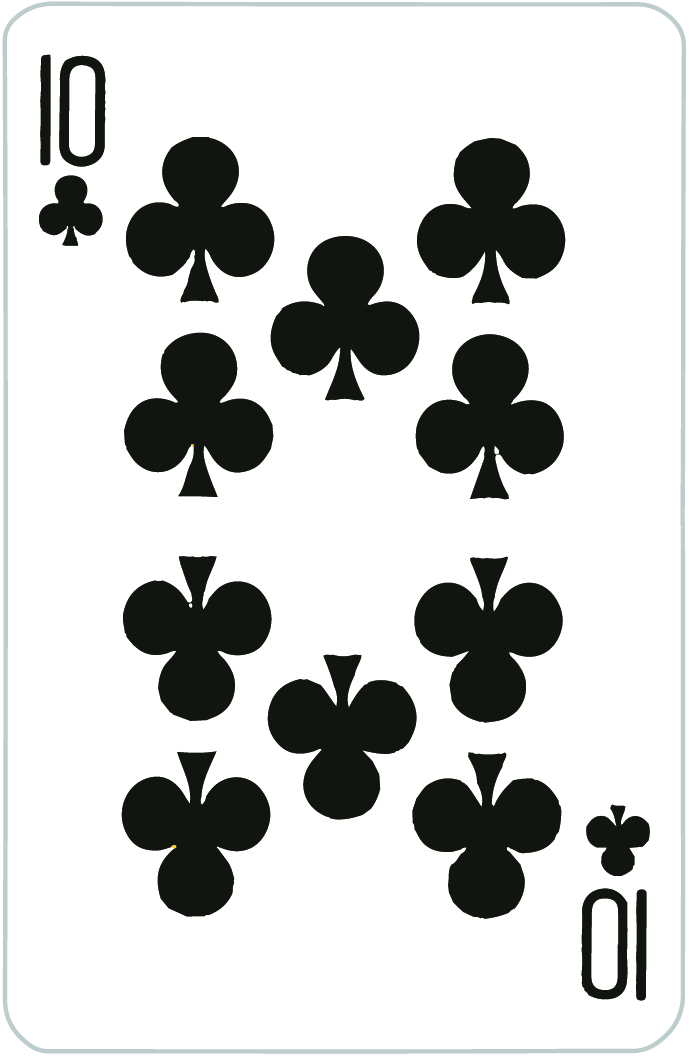
#> input picture !!not preprocessed dataset/card_deck2/C10.jpg, 691 x 1056 px, found by its file name
$ jupyter execute --allow-errors '1222 _헤밍턴고려.ipynb'
#> lines starting #> are read from the running program, lines starting #| are printed output that depends on the picture; after the words box and inside, x2 and y2 are one past the last pixel; in counts of white or black regions, pixels touching at a corner belong together
[cell 1]
import cv2
import numpy as np
import matplotlib.pyplot as plt
import os, math

[cell 2]
def preprocess_perspective(file_name):
    ## contours를 찾는 작업
    tresh_min = 100
    tresh_max = 255

    image = cv2.imread(file_name)
    im_bw = cv2.cvtColor(image, cv2.COLOR_BGR2GRAY)
    thresh, im_bw = cv2.threshold(im_bw, tresh_min, tresh_max, 0)
    contours, hierarchy = cv2.findContours(im_bw, cv2.RETR_TREE, cv2.CHAIN_APPROX_SIMPLE)

    # 모서리를 찾는 작업
    rects = [cv2.minAreaRect(each) for each in contours]
    rects = [(a,b,c) for a, b, c  in rects if ((b[0]*b[1]>9000))] # 값 9000은 추후 수정 필요
    if len(rects)>1:
        return "too many cards" # 사각형을 여러개 찾았으니 error 표시

    box = cv2.boxPoints(rect)

    box = box[np.argsort(box[:, 1])]
    if box[0][0]>box[1][0]:
        temp = box[0].copy()
        box[0] = box[1]
        box[1] = temp
    if box[2][0]<box[3][0]:
        temp = box[2].copy()
        box[2] = box[3]
        box[3] = temp
    # wrapPerspective 하는 작업
    maxWidth = 100
    maxHeight = 120
    dst = np.array([[0,0],[maxWidth-1,0],[maxWidth-1,maxHeight-1],[0, maxHeight-1]], np.float32)
    M = cv2.getPerspectiveTransform(box,dst)
    warp = cv2.warpPerspective(image, M, (maxWidth, maxHeight),borderValue = (255,255,255)) # warp에 이미지 담김
    warp = cv2.cvtColor(warp,cv2.COLOR_BGR2GRAY)

    # wrap 이미지랑 꼭지점 담긴 행렬 돌려줌
    return warp #, temp_rect

[cell 3]
tresh_min = 150
tresh_max = 255

#> (a cell that did not finish here is left out)

#> (a cell that did not finish here is left out)

흑백이미지로 바꿈

#> (a cell that did not finish here is left out)

원래 카드랑 비교해보기

[cell 7]
image = cv2.imread('./test/origin_card/C10.jpg')
#> image is the input picture: shape (1056, 691, 3); mean B, G, R 202.9, 204.2, 203
im_bw_origin = cv2.cvtColor(image, cv2.COLOR_BGR2GRAY)
thresh1,im_bw_origin = cv2.threshold(im_bw_origin, tresh_min, tresh_max, 0)
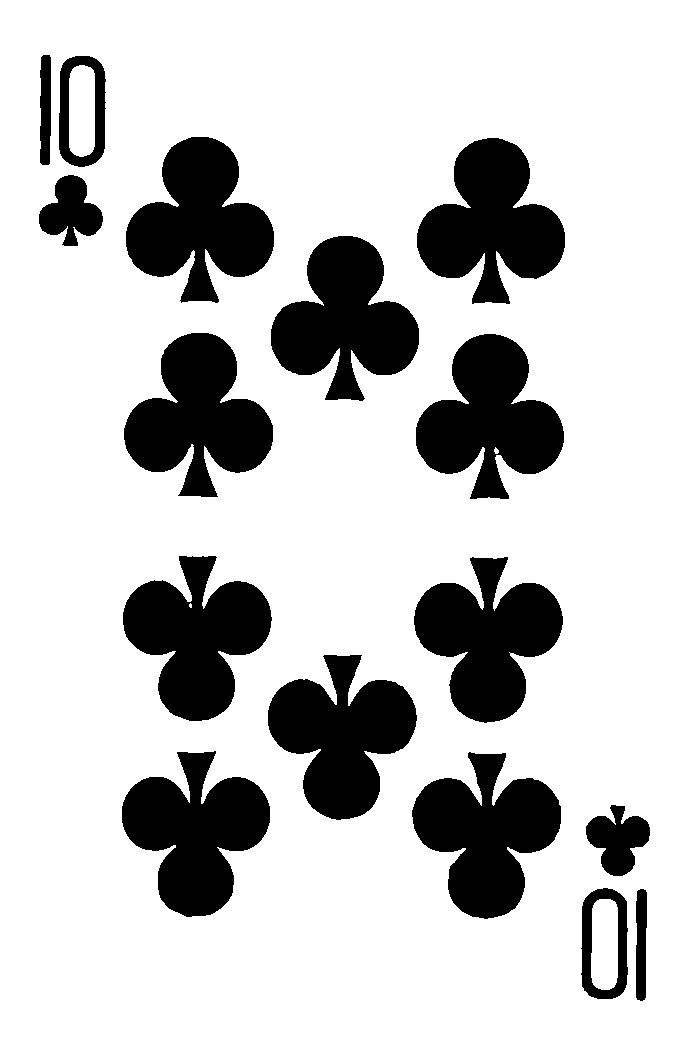
#> im_bw_origin: shape (1056, 691); 78.7% white; 16 black regions, largest, box (x1, y1, x2, y2) and area: (412, 752, 561, 919) 14379, (268, 655, 417, 820) 14364, (126, 137, 274, 303) 14363
#> thresh1 = 150

#> (a cell that did not finish here is left out)

[cell 9]
im_bw_origin

해밍턴이용하기

#> (a cell that did not finish here is left out)

원래 c10인데 다른 거랑 비교한 게 더 낮게 나오는걸 보아 이건 일단 성능은 안좋을것같..

[cell 11]
image = cv2.imread('./test/origin_card/C2.jpg')
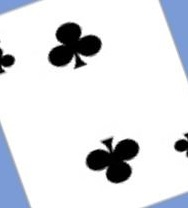
#> input picture Doh/C2.JPG, 188 x 208 px, found by its file name
#> image is the input picture: shape (208, 188, 3); mean B, G, R 229.7, 225.4, 223
im_bw_origin_2 = cv2.cvtColor(image, cv2.COLOR_BGR2GRAY)
thresh1,im_bw_origin_2 = cv2.threshold(im_bw_origin_2, tresh_min, tresh_max, 0)
#> im_bw_origin_2: shape (208, 188); 90.9% white; 79 black regions (75 under 20 px), largest, box (x1, y1, x2, y2) and area: (48, 22, 102, 69) 1489, (86, 137, 139, 184) 1488, (0, 48, 15, 74) 206, (174, 133, 188, 157) 178
#> (the rest of this cell did not finish here and is left out)

[cell 12]
image = cv2.imread('./test/origin_card/C3.jpg')
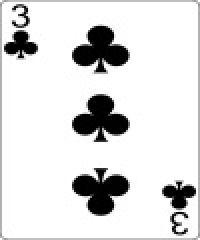
#> input picture Jungmin/card_deck1/C3.jpg, 100 x 120 px, found by its file name (shown 2 times larger)
#> image is the input picture: shape (120, 100, 3); min 0, max 255, mean 220.4
im_bw_origin_2 = cv2.cvtColor(image, cv2.COLOR_BGR2GRAY)
#> im_bw_origin_2: shape (120, 100)
thresh1,im_bw_origin_2 = cv2.threshold(im_bw_origin_2, tresh_min, tresh_max, 0)
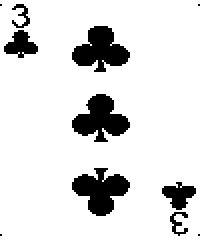
#> im_bw_origin_2: shape (120, 100) (shown 2 times larger); 87.1% white; 11 black regions (4 under 20 px), largest, box (x1, y1, x2, y2) and area: (36, 47, 65, 71) 395, (36, 84, 65, 108) 395, (36, 13, 65, 36) 392
#> (the rest of this cell did not finish here and is left out)

[cell 13]
image = cv2.imread('./test/origin_card/C4.jpg')
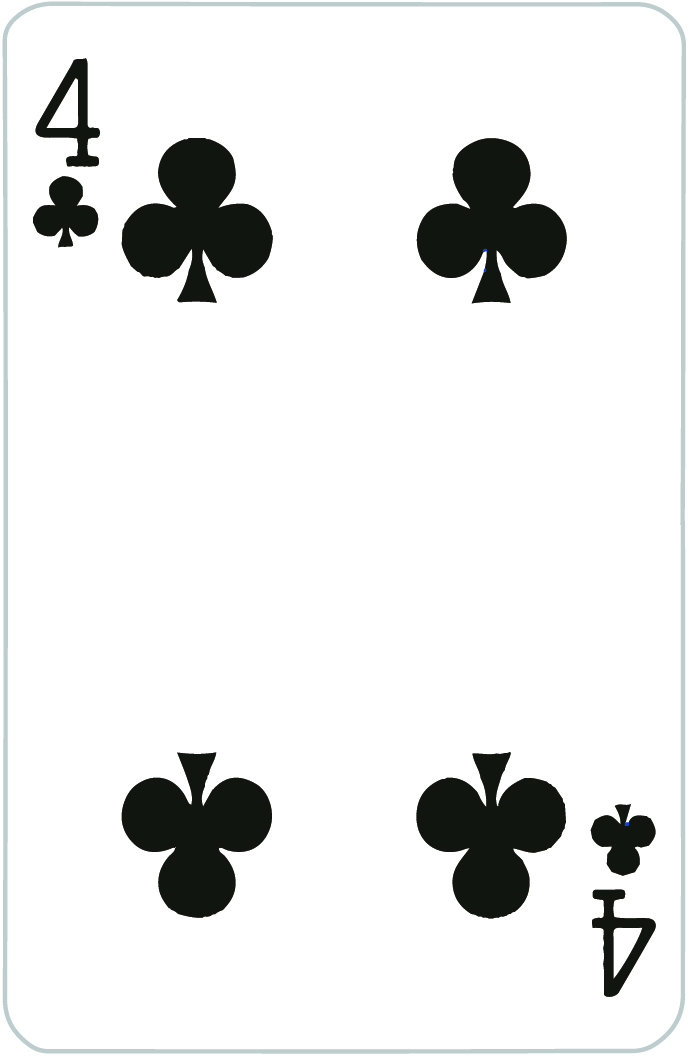
#> input picture !!not preprocessed dataset/card_deck2/C4.jpg, 691 x 1056 px, found by its file name
#> image is the input picture: shape (1056, 691, 3); mean B, G, R 231.5, 232, 231.3
im_bw_origin_2 = cv2.cvtColor(image, cv2.COLOR_BGR2GRAY)
#> im_bw_origin_2: shape (1056, 691)
thresh1,im_bw_origin_2 = cv2.threshold(im_bw_origin_2, tresh_min, tresh_max, 0)
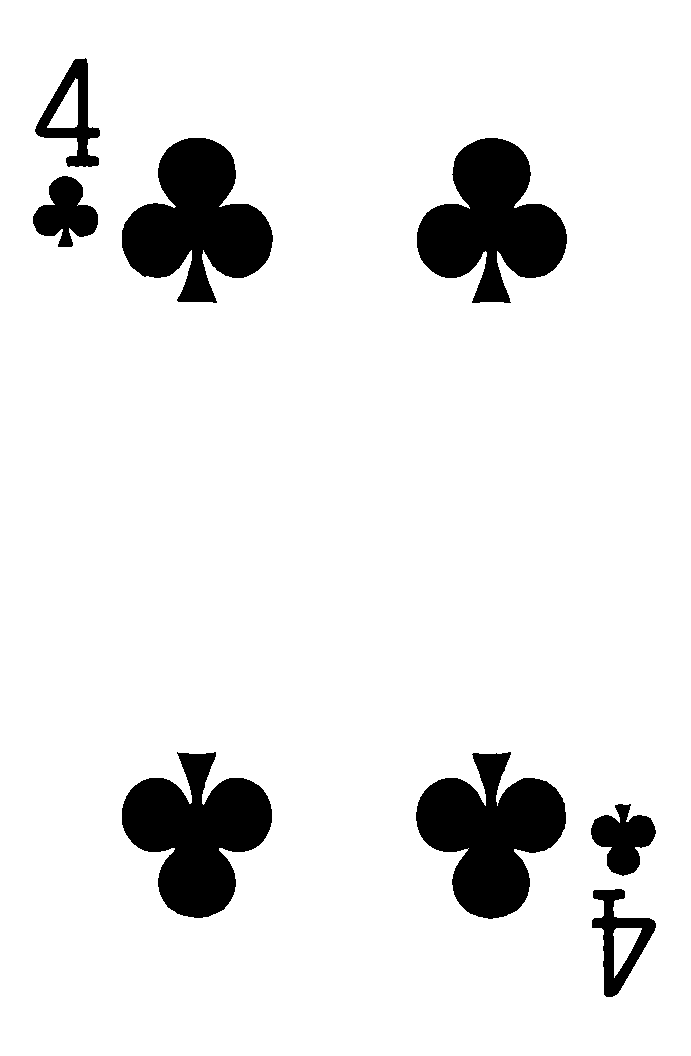
#> im_bw_origin_2: shape (1056, 691); 90.6% white; 8 black regions, largest, box (x1, y1, x2, y2) and area: (122, 138, 273, 303) 14552, (416, 752, 566, 919) 14531, (122, 752, 272, 918) 14502
#> (the rest of this cell did not finish here and is left out)

[cell 14]
image = cv2.imread('./test/origin_card/CA.jpg')
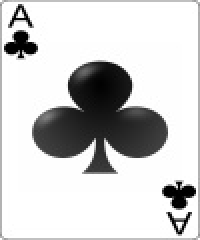
#> input picture Jungmin/C++/test/origin_card/CA.jpg, 100 x 120 px, found by its file name (shown 2 times larger)
#> image is the input picture: shape (120, 100, 3); min 0, max 255, mean 205.5
im_bw_origin_2 = cv2.cvtColor(image, cv2.COLOR_BGR2GRAY)
#> im_bw_origin_2: shape (120, 100)
thresh1,im_bw_origin_2 = cv2.threshold(im_bw_origin_2, tresh_min, tresh_max, 0)
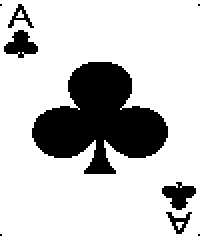
#> im_bw_origin_2: shape (120, 100) (shown 2 times larger); 78.6% white; 9 black regions (4 under 20 px), largest, box (x1, y1, x2, y2) and area: (16, 31, 84, 87) 2180, (2, 15, 19, 29) 138, (81, 91, 98, 105) 137, (83, 106, 96, 117) 56, (4, 2, 17, 14) 51
#> (the rest of this cell did not finish here and is left out)

[cell 15]
image = cv2.imread('./test/origin_card/S10.jpg')
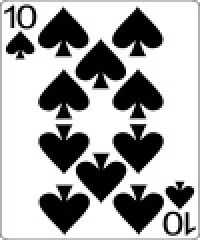
#> input picture Jungmin/test/origin_card/S10.jpg, 100 x 120 px (shown 2 times larger)
#> image is the input picture: shape (120, 100, 3); min 0, max 255, mean 169.9
im_bw_origin_2 = cv2.cvtColor(image, cv2.COLOR_BGR2GRAY)
thresh1,im_bw_origin_2 = cv2.threshold(im_bw_origin_2, tresh_min, tresh_max, 0)
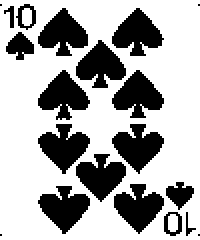
#> im_bw_origin_2: shape (120, 100) (shown 2 times larger); 67.1% white; 20 black regions (5 under 20 px), largest, box (x1, y1, x2, y2) and area: (57, 92, 82, 117) 362, (56, 62, 82, 87) 360, (19, 62, 45, 87) 359
#> (the rest of this cell did not finish here and is left out)
